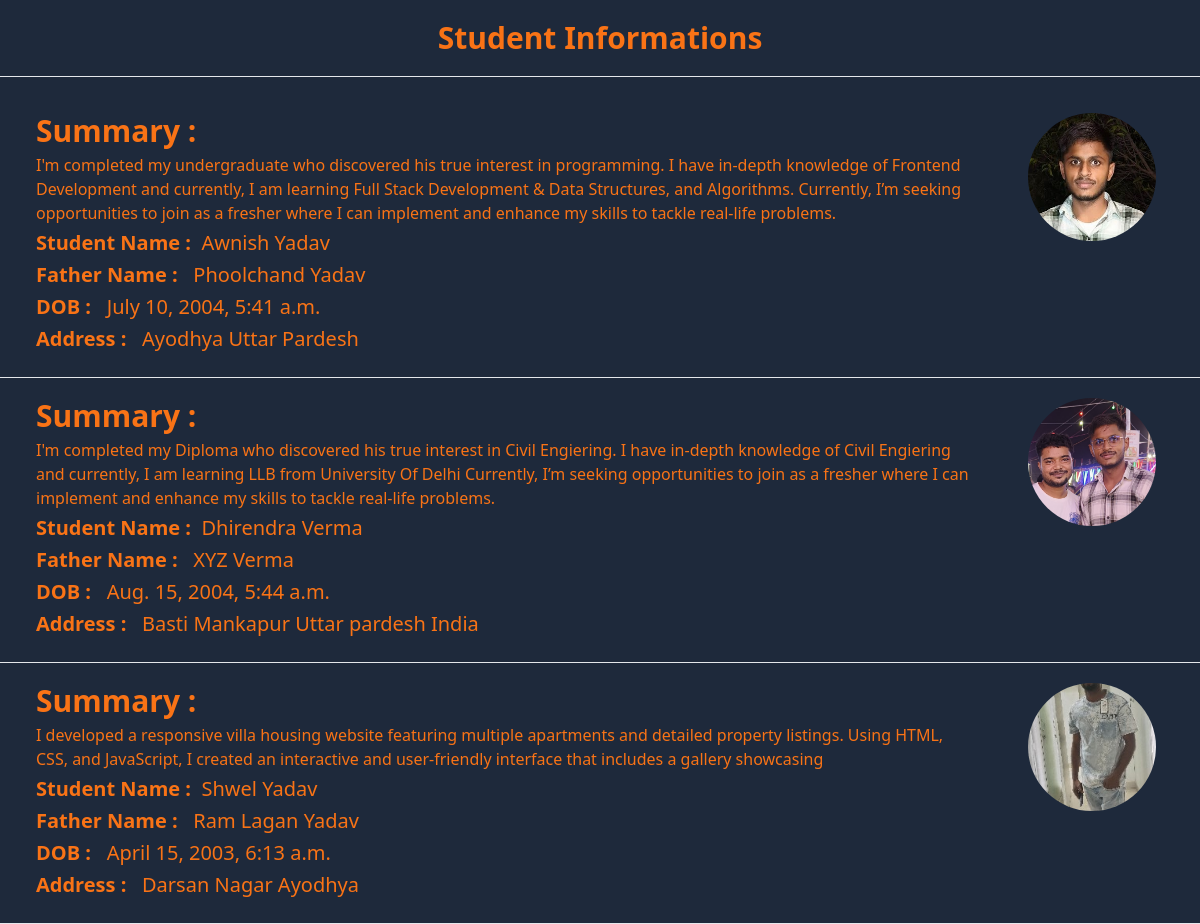
The page / on the database its author committed.
### student/models.py (models this page shows)
class student_Details(models.Model):
    student_Name = models.CharField(max_length=50)
    student_Address = models.CharField(max_length=100)
    student_Dob = models.DateTimeField(timezone.now)
    student_Father_Name = models.CharField(max_length=50)
    student_Image = models.ImageField(upload_to = 'image/')
    student_Description = models.TextField(default = '')

### student/views.py (the view)
# urls.py: path('', views.student),
def student(request):
    student_det = student_Details.objects.all()
    return render(request,'index.html',{'student_det':student_det})

### student/templates/index.html (shortened to what this page needs)
{% extends "layout.html" %}
{% block content %}
<div>
    <h1 class='text-center p-5 text-3xl font-bold text-orange-500'>Student Informations</h1>
    <hr class='text-cyan-50 p-2'>
    {% for std  in student_det %}
       <div class='flex gap-4'>
        <div class='flex-1 p-5'>
            <h2 class='text-orange-500 text-3xl ml-4 font-bold pb-1'>Summary :</h2>
            <p class='text-orange-500 ml-4 pb-1'>{{std.student_Description}}</p>
            <h3 class ='text-orange-500 text-xl ml-4 pb-1'><span class='font-bold'>Student Name :</span>&nbsp {{std.student_Name}}</h3>
            <h3 class='text-orange-500 text-xl ml-4 pb-1'><span class='font-bold'>Father Name :</span> &nbsp {{std.student_Father_Name}}</h3>
            <h3 class='text-orange-500 text-xl ml-4 pb-1'><span class='font-bold'>DOB :</span> &nbsp {{std.student_Dob}}</h3>
            <h3 class='text-orange-500 text-xl ml-4 pb-1'><span class='font-bold'> Address :</span> &nbsp {{std.student_Address}}</h3>
           </div>
        <div class='mr-6 p-5'>
            <img class='rounded-full h-32 w-32 object-cover' src="{{std.student_Image.url}}" alt="">
        </div>
       </div>
       <hr>
    {% endfor %}
</div>
{% endblock content %}

### student/templates/layout.html (shortened to what this page needs)
{% load static tailwind_tags %}
<!DOCTYPE html>
<html lang="en">
<head>
    {% tailwind_css %}
</head>
<body class='bg-slate-800'>
    {% block content %}
    {% endblock content %}
</body>
</html>

### rows shown on the page
student_Details: student_Description "I'm completed my undergraduate who discovered his true interest in programming. I have in-depth knowledge of Frontend Development and currently, I am learning Full Stack Development & Data Structures, and Algorithms. Currently, I’m seeking opportunities to join as a fresher where I can implement and enhance my skills to tackle real-life problems.", student_Name "Awnish Yadav", student_Father_Name "Phoolchand Yadav", student_Dob "July 10, 2004, 5:41 a.m.", student_Address "Ayodhya Uttar Pardesh", student_Image (picture)
student_Details: student_Description "I'm completed my Diploma who discovered his true interest in Civil Engiering. I have in-depth knowledge of Civil Engiering and currently, I am learning LLB from University Of Delhi Currently, I’m seeking opportunities to join as a fresher where I can implement and enhance my skills to tackle real-life problems.", student_Name "Dhirendra Verma", student_Father_Name "XYZ Verma", student_Dob "Aug. 15, 2004, 5:44 a.m.", student_Address "Basti Mankapur Uttar pardesh India", student_Image (picture)
student_Details: student_Description "I developed a responsive villa housing website featuring multiple apartments and detailed property listings. Using HTML, CSS, and JavaScript, I created an interactive and user-friendly interface that includes a gallery showcasing", student_Name "Shwel Yadav", student_Father_Name "Ram Lagan Yadav", student_Dob "April 15, 2003, 6:13 a.m.", student_Address "Darsan Nagar Ayodhya", student_Image (picture)
